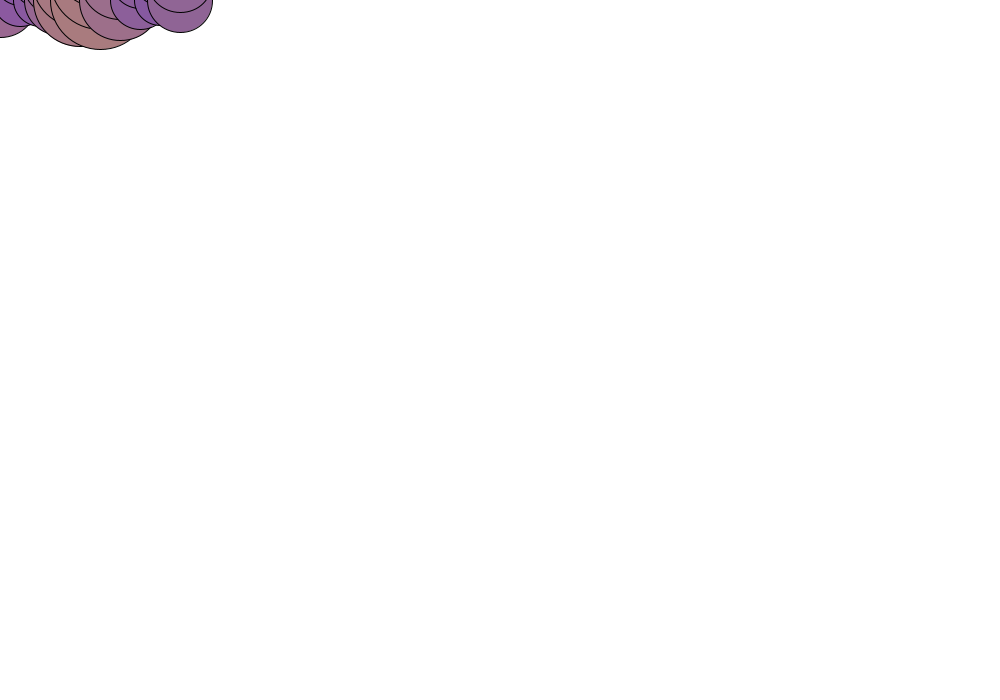
Frame 1 (no input)
Frame 60 (the mouse pressed at the canvas centre just before this capture): identical to frame 1, image omitted
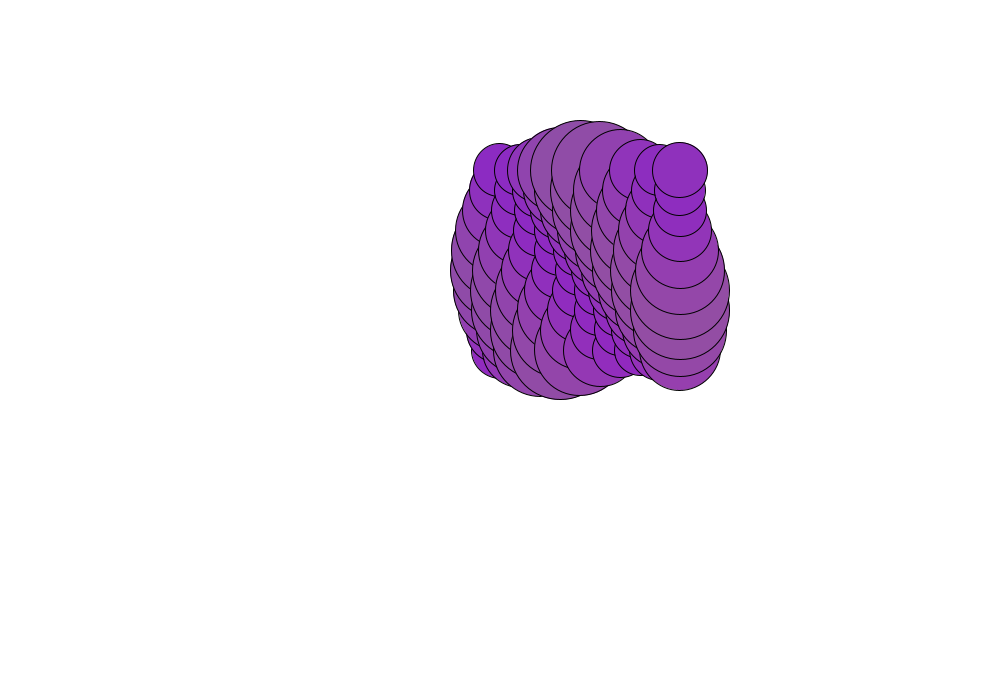
Frame 120 (the mouse held since frame 60 and released just before this capture)

The Processing sketch that drew these frames (run headless with seeded random() and noise(); from frame 60 on, the mouse is pressed at the canvas centre):

// Processing sketch: processing_156646
// ── processing_156646.pde

float r;
float g;
float b;
float circleX;
float circleY;
float h;
float w;

void setup(){
  size(1000,700);
}

void draw(){
  background(255);
  for(int i = 0; i<10;i+=1){
    for(int j = 0; j<10; j+=1){
      changeSize(i,j);
      colour();
      drawCircle(i,j);
      
    }
  }
}

void changeSize(int i, int j){
  circleX=i;
  circleY=j;
  w = map(sin(dist(circleX,circleY,mouseX,mouseY)),-1,1,400,450);
  h = map(sin(dist(circleX,circleY,mouseX,mouseY)),-1,1,400,450);
}

void colour(){
  r=200-dist(circleX+w,circleY+h,mouseX,mouseY)%255/2;
  g=150-dist(circleX-w,circleY-h,mouseX,mouseY)%255/2;
  b=100+dist(circleX-w,circleY+h,mouseX,mouseY)%255/2;
}

void drawCircle(int i, int j){
  fill(r,g,b);
  ellipse(mouseX+20*i,mouseY-20*j,500-w,500-h);
}
